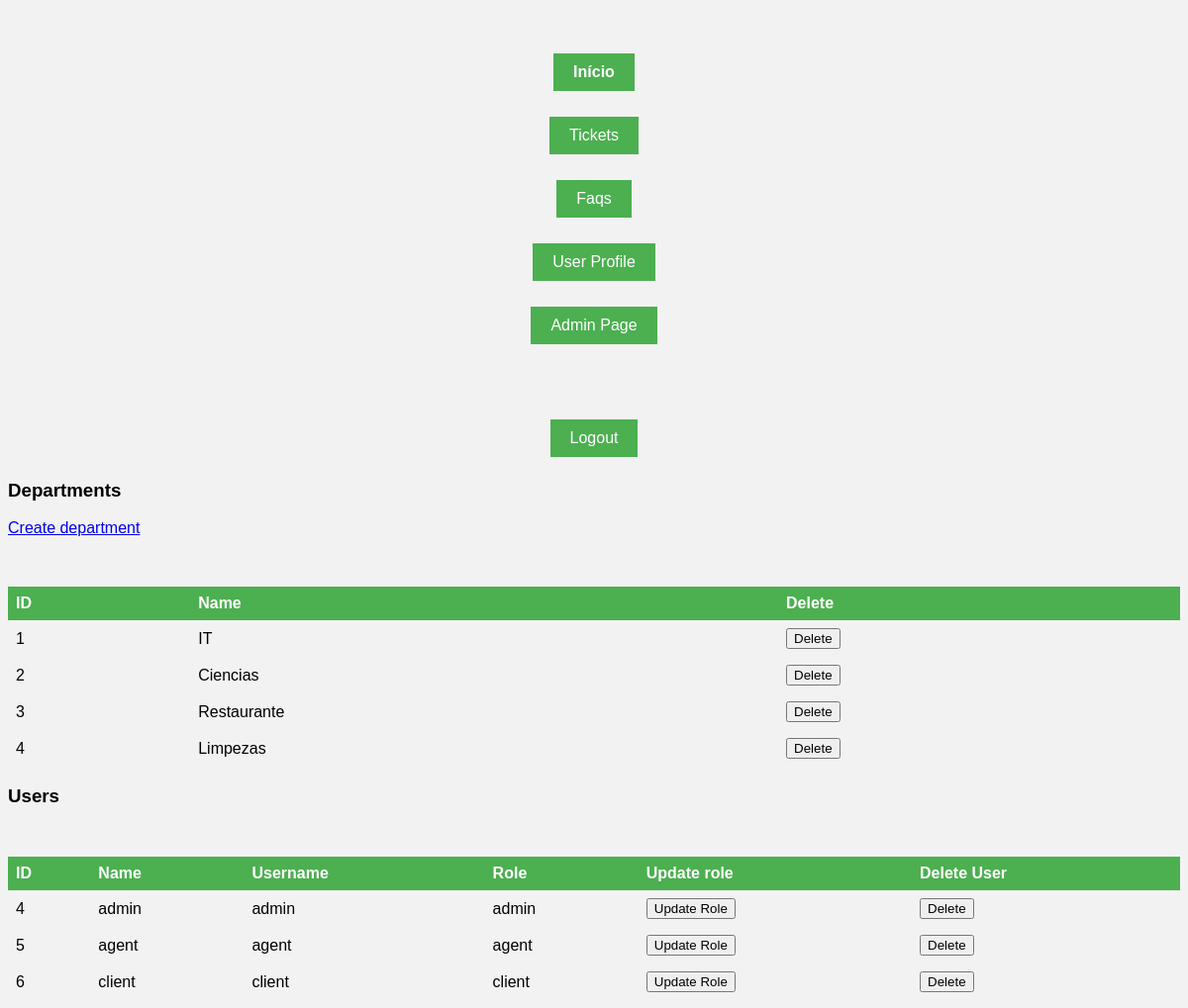
Page /admin_page.php (signed in) on the committed database.
### tables this page shows
CREATE TABLE department(
    id INTEGER PRIMARY KEY,
    name VARCHAR(50) NOT NULL
);

CREATE TABLE user(
    id INTEGER PRIMARY KEY,
    name VARCHAR(50) NOT NULL,
    username VARCHAR(50) UNIQUE NOT NULL,
    email VARCHAR(50) UNIQUE NOT NULL,
    password VARCHAR(255) NOT NULL,
    role VARCHAR(10) CHECK(role = 'client' or role = 'agent' or role = 'admin') NOT NULL
);

### admin_page.php (the view, shortened to what this page needs)
<?php
$db = getDatabaseConnection();
$stmt = $db->prepare('SELECT * FROM user WHERE id = ? and role = "admin"');
$stmt->execute(array($_SESSION["user_id"]));
$user = $stmt->fetch();
?>
<!DOCTYPE html>
<html lang="en-US">
<link rel="stylesheet" href="style_index.css">
   <head>
   </head>
   <body>
   <div class="buttons">
        <div class="index">
            <button type="submit" ><a href = "index.php"><b>Início</b></a></button>
        </div>
        <br>
        <div class="tickets">
            <button type="submit"><a href="tickets.php">Tickets</a></button>
        </div>
        <br>
        <div class="faqs">
            <button type="submit"><a href="faqs.php">Faqs</a></button>
        </div>
        <br>
        <div class="profile">
        <button onclick="sendData('<?php echo $user['username'] ?>')">User Profile</button>
        </div>
        <br>
        <?php if($user["role"] == "admin"): ?>
        <div class="admin_page">
            <button type="submit"><a href="admin_page.php">Admin Page</a></button>
        </div>
        <br>
        <?php endif; ?>
        <div class="logout">
            <button type="submit"><a href="logout.php">Logout</a></button>
        </div>
      </div>
      <div>
        <h3>Departments</h3>
        <a href="create_department.php">Create department</a>
        <form method="POST" action="admin_page.php">
        <table>
        <thead>
            <tr>
                <th>ID</th>
                <th>Name</th>
                <th>Delete</th>
            </tr>
        </thead>
        <tbody>
            <?php
               $db = getDatabaseConnection();
               $stmt = $db->prepare('SELECT * FROM department');
               $stmt->execute();
               $departments = $stmt->fetchAll();
               foreach ($departments as $department) {
                echo "<tr>
                    <td>" . $department['id'] . "</td>
                    <td>" . $department['name'] . "</td>
                    <td><button type='submit' name='del_dp' value='".$department['id']."'>Delete</button></td>
                </tr>";
               }
            ?>
        </tbody>
      </table>
      </form>
      </div>
      <div>
        <h3>Users</h3>
        <form method="POST" action="admin_page.php">
        <table>
        <thead>
            <tr>
                <th>ID</th>
                <th>Name</th>
                <th>Username</th>
                <th>Role</th>
                <th>Update role</th>
                <th>Delete User</th>
            </tr>
        </thead>
        <tbody>
            <?php
               $db = getDatabaseConnection();
               $stmt = $db->prepare('SELECT * FROM user');
               $stmt->execute();
               $users_list = $stmt->fetchAll();
               foreach ($users_list as $user_list) {
                echo "<tr>
                    <td>" . $user_list['id'] . "</td>
                    <td>" . $user_list['name'] . "</td>
                    <td>" . $user_list['username'] . "</td>
                    <td>" . $user_list['role'] . "</td>
                    <td><button type='submit' name='update_user' value='".$user_list['id']."'>Update Role</button></td>
                    <td><button type='submit' name='del_user' value='".$user_list['id']."'>Delete</button></td>
                </tr>";
               }
            ?>
        </tbody>
      </table>
      </form>
      </div>
   </body>
</html>

### style_index.css (style rules this page uses)
body { font-family: Arial, sans-serif; background-color: #f2f2f2; }
.buttons { display: flex; flex-direction: column; justify-content: center; align-items: center; margin-top: 50px; }
.buttons button { background-color: #4CAF50; border: none; color: white; padding: 10px 20px; text-align: center; text-decoration: none; display: inline-block; font-size: 16px; margin: 4px 2px; cursor: pointer; }
.buttons button a { color: white; text-decoration: none; }
table { border-collapse: collapse; width: 100%; margin-top: 50px; }
th, td { text-align: left; padding: 8px; }
th { background-color: #4CAF50; color: white; }
tr:nth-child(even) { background-color: #f2f2f2; }
.logout { margin-top: 50px; }
.buttons { display: flex; flex-direction: column; }

### rows in the picture
department: id "1", name "IT"
department: id "2", name "Ciencias"
department: id "3", name "Restaurante"
department: id "4", name "Limpezas"
user: id "4", name "admin", username "admin", role "admin"
user: id "5", name "agent", username "agent", role "agent"
user: id "6", name "client", username "client", role "client"
